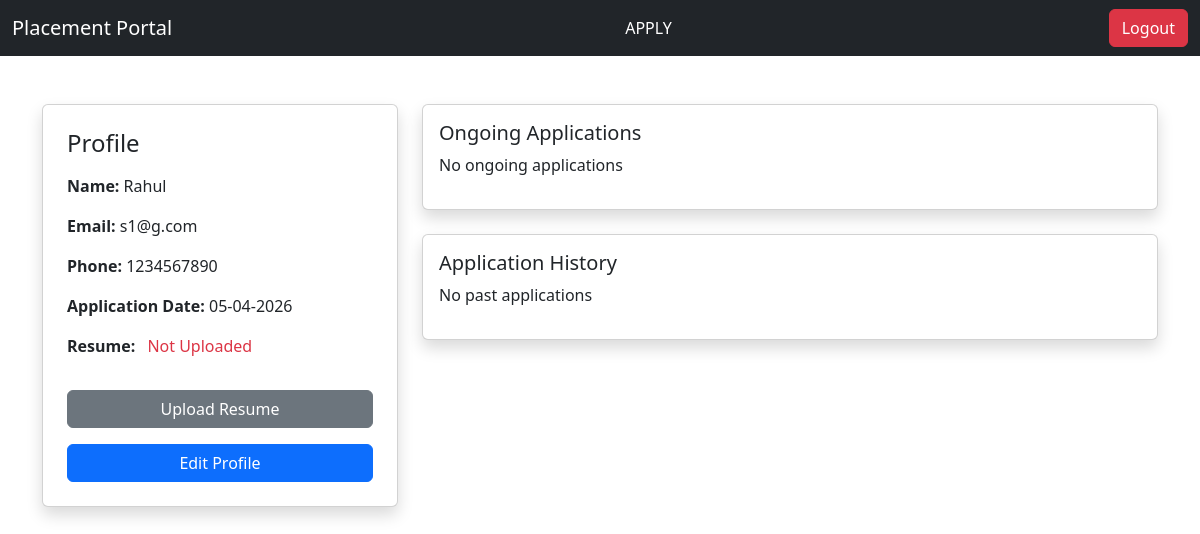
The page /student/dashboard (signed in) on the database its author committed.
### application/model.py (models this page shows)
class Student(db.Model):
    id = db.Column(db.Integer, primary_key=True)
    name = db.Column(db.String(100))
    email = db.Column(db.String(100), unique=True)
    password = db.Column(db.String(100))
    phone = db.Column(db.String(15))
    resume = db.Column(db.String(200))
    is_active = db.Column(db.Boolean, default=True)
    is_blacklisted = db.Column(db.Boolean, default=False)
    created_at = db.Column(db.DateTime, default=datetime.utcnow)
    applications = db.relationship("Application", backref="student")

### application/routes.py (the view)
@app.route("/student/dashboard")
def student_dashboard():
    if session.get("role") != "student":
        return "Unauthorized"
    student_id = session.get("user_id")
    student = Student.query.get(student_id)
    jobs = Job.query.filter_by(is_approved=True).all()
    applications = Application.query.filter_by(student_id=student_id).all()
    applied = {a.job_id: a.status for a in applications}
    return render_template("student/dashboard.html", jobs=jobs, applied=applied,student=student,applications=applications)

### templates/Student/dashboard.html (shortened to what this page needs)
<!DOCTYPE html>
<html lang="en">
<head>
    <link href="https://cdn.jsdelivr.net/npm/bootstrap@5.3.8/dist/css/bootstrap.min.css" rel="stylesheet">
</head>
<body>
<nav class="navbar navbar-expand-lg bg-dark navbar-dark">
    <div class="container-fluid">
        <a class="navbar-brand" href="#">Placement Portal</a>
        <div class="collapse navbar-collapse">
    <ul class="navbar-nav mx-auto">
        <li class="nav-item">
            <a class="nav-link active" href="/student/apply">APPLY</a>
        </li>
    </ul>
    <ul class="navbar-nav ms-auto">
        <li class="nav-item">
            <a href="/logout" class="btn btn-danger">Logout</a>
        </li>
    </ul>
</div>
    </div>
</nav>
<div class="container mt-5">
    <div class="row">
        <div class="col-md-4">
            <div class="card shadow p-4">
                <h4 class="mb-3">Profile</h4>
                <p><strong>Name:</strong> {{ student.name }}</p>
                <p><strong>Email:</strong> {{ student.email }}</p>
                <p><strong>Phone:</strong> {{ student.phone }}</p>
                <p><strong>Application Date:</strong> {{ student.created_at.strftime('%d-%m-%Y') }}</p>
                      <p>
            <strong>Resume:</strong>
            {% if student.resume %}
                <a href="{{ url_for('static', filename=student.resume) }}" target="_blank" class="btn btn-sm btn-outline-success ms-2">
    View</a>
            {% else %}
                <span class="text-danger ms-2">Not Uploaded</span>
            {% endif %}
        </p>
        <div class="d-grid gap-2 mt-3">
            <a href="/student/upload-resume" class="btn btn-secondary">
                {% if student.resume %}
                    Update Resume
                {% else %}
                    Upload Resume
                {% endif %}
            </a>
        </div>
                <button class="btn btn-primary mt-3" data-bs-toggle="modal" data-bs-target="#editProfileModal">
                    Edit Profile
                </button>
            </div>
        </div>
        <div class="col-md-8">
            <div class="card mb-4 shadow">
                <div class="card-body">
                    <h5 class="card-title">Ongoing Applications</h5>
                    {% for app in applications %}
                        {% if app.status == "Applied" %}
                            <p>Job Name: {{ app.job.title }} - {{ app.status }}</p>
                        {% endif %}
                    {% else %}
                        <p>No ongoing applications</p>
                    {% endfor %}
                </div>
            </div>
            <div class="card shadow">
                <div class="card-body">
                    <h5 class="card-title">Application History</h5>
                    {% for app in applications %}
                        {% if app.job and app.status and app.status != "Applied" %}
                            <p>Job Name:
    {{ app.job.title if app.job}}
    - {{ app.status }}</p>
                        {% endif %}
                    {% else %}
                        <p>No past applications</p>
                    {% endfor %}
                </div>
            </div>
        </div>
    </div>
</div>
</body>
</html>

### rows shown on the page
Student: name "Rahul", email "s1@g.com", phone "1234567890", created_at "05-04-2026"
